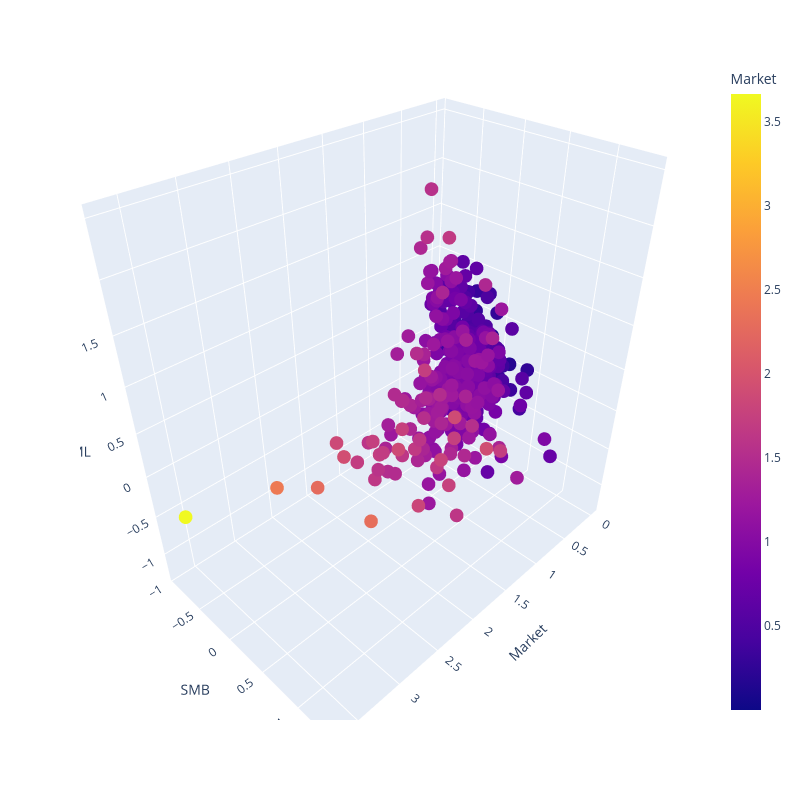

Notebook source saved alongside this figure:
### Markdown cell above
A broader visual inspection of companies with similar and different factor exposures for the companies of the S\&P 500 are presented below.

### Code cell
import plotly.express as px

fig = px.scatter_3d(betas, x='Market', y='SMB', z='HML', color = "Market", hover_name=betas.index)
fig.update_layout(width = 800, height = 800)
fig.show()

### Figure 1 — Plotly figure (JSON) as saved in the notebook; plotly's stock layout.template omitted (floating-point values rounded to 4 significant figures; data arrays with more than 128 entries replaced by an {"elided": "..."} marker saying what was removed)
{"data": [{"hovertemplate": "<b>%{hovertext}</b><br><br>Market=%{marker.color}<br>SMB=%{y}<br>HML=%{z}<extra></extra>", "hovertext": {"elided": "498 str values"}, "legendgroup": "", "marker": {"color": {"elided": "498 float values"}, "coloraxis": "coloraxis", "symbol": "circle"}, "mode": "markers", "name": "", "scene": "scene", "showlegend": false, "type": "scatter3d", "x": {"elided": "498 float values"}, "y": {"elided": "498 float values"}, "z": {"elided": "498 float values"}}], "layout": {"coloraxis": {"colorbar": {"title": {"text": "Market"}}, "colorscale": [[0, "#0d0887"], [0.1111, "#46039f"], [0.2222, "#7201a8"], [0.3333, "#9c179e"], [0.4444, "#bd3786"], [0.5556, "#d8576b"], [0.6667, "#ed7953"], [0.7778, "#fb9f3a"], [0.8889, "#fdca26"], [1, "#f0f921"]]}, "height": 800, "legend": {"tracegroupgap": 0}, "margin": {"t": 60}, "scene": {"domain": {"x": [0, 1], "y": [0, 1]}, "xaxis": {"title": {"text": "Market"}}, "yaxis": {"title": {"text": "SMB"}}, "zaxis": {"title": {"text": "HML"}}}, "width": 800}}
